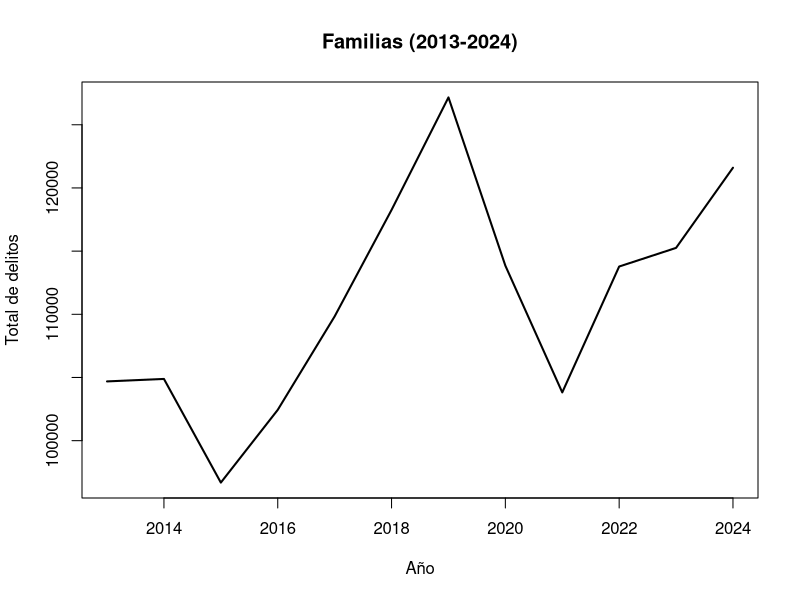
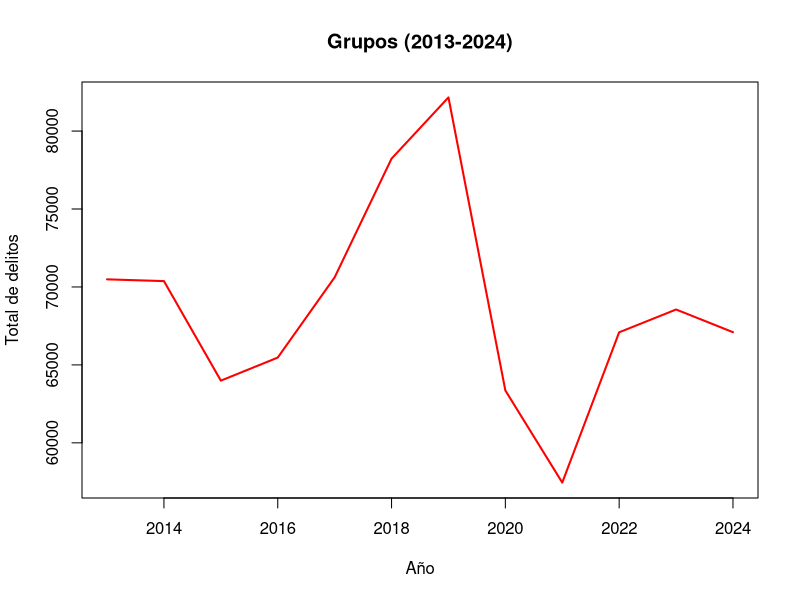
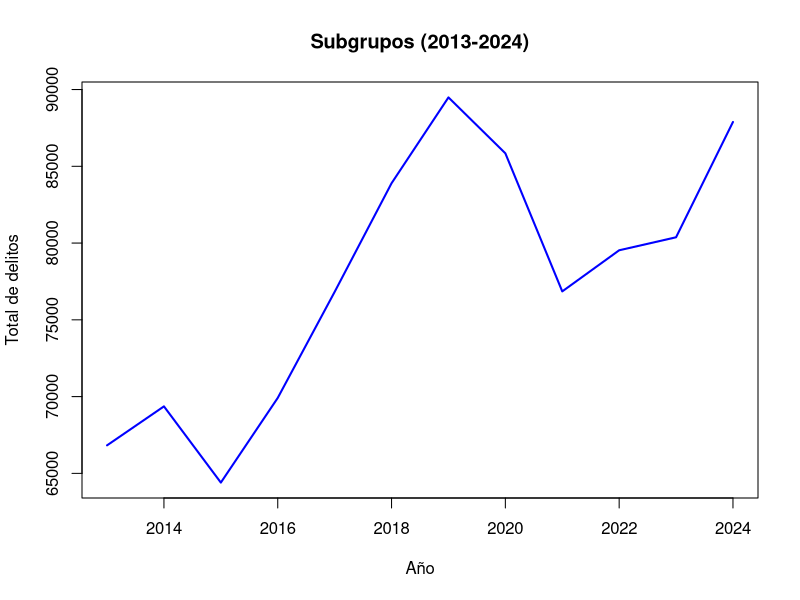
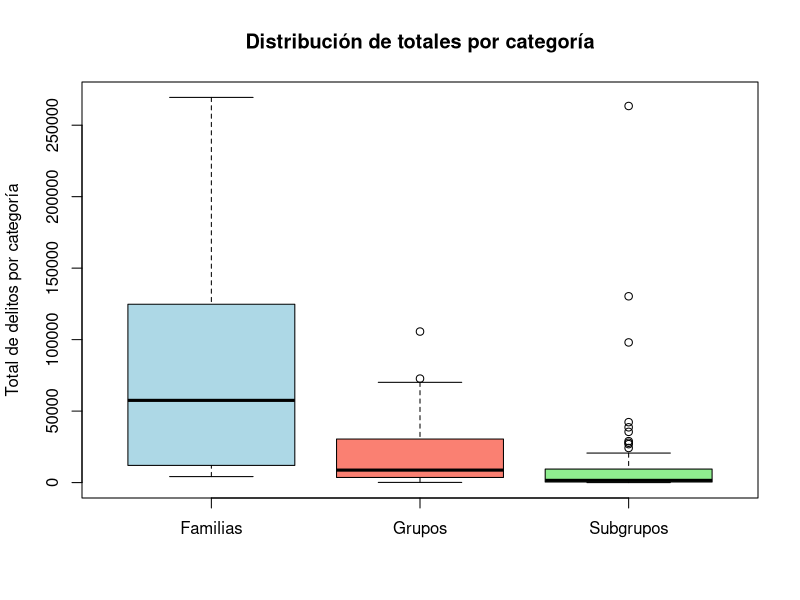
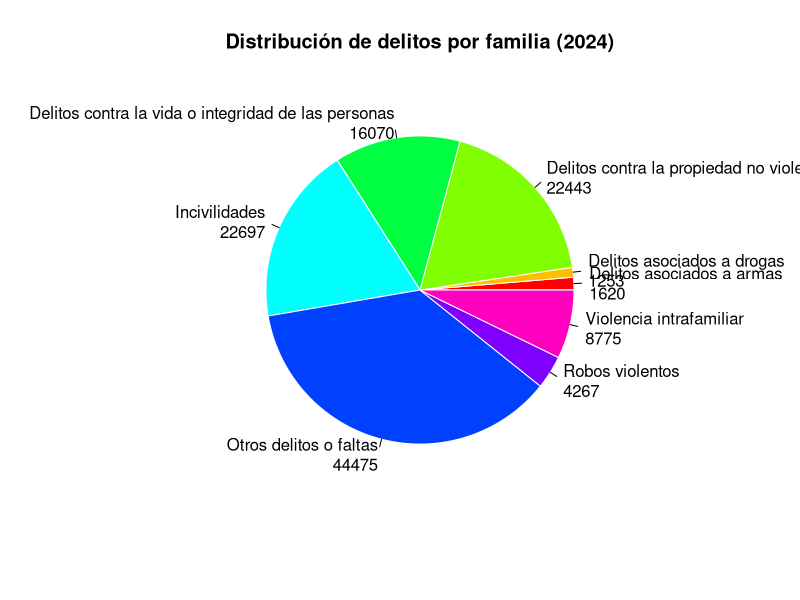
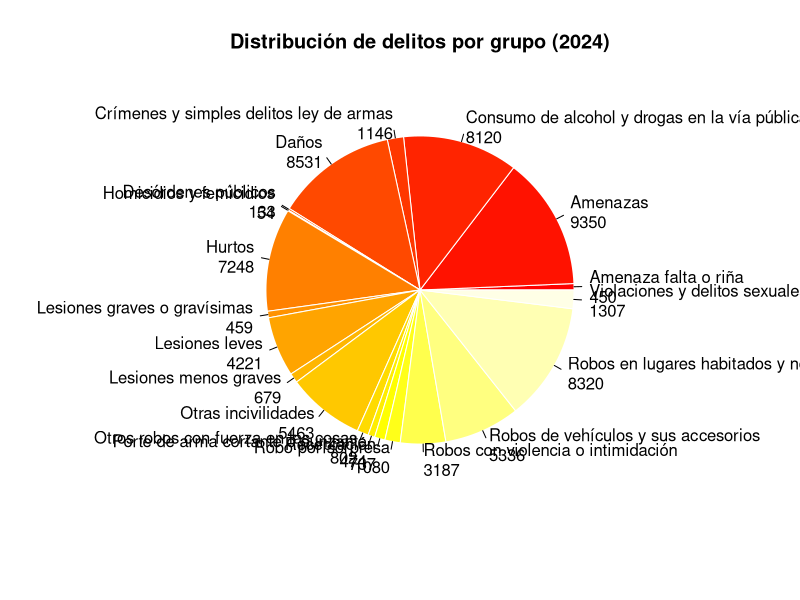
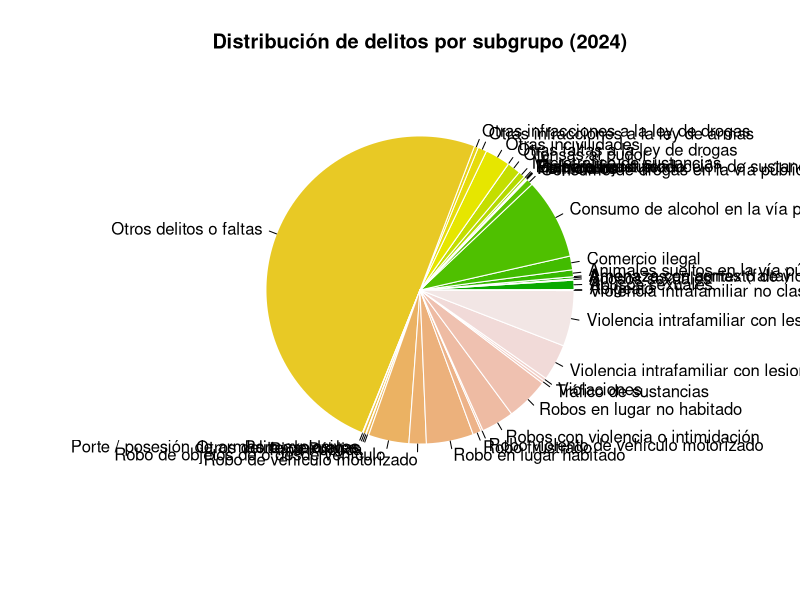

Write the R code that produced these figures, in order. (Note: this script raises an error after producing the figures.)
### TASA DE DELITOS REGISTRADOS REGIONES DE ATACAMA Y COQUIMBO ###

# ==========================================
# PASO 0: Descripción del proyecto
# ==========================================
"
 Este análisis utiliza datos del Centro de Estudios y Análisis del Delito (CEAD)
 para examinar la evolución y distribución de los delitos registrados en las regiones 
 de Atacama y Coquimbo entre los años 2013 y 2024. 
 Se abordan cinco objetivos principales que permiten una lectura crítica del fenómeno delictual.
"
# ==========================================
# PASO 1: Instalar y cargar paquetes
# ==========================================

# 1.1 Instalar paquetes

install.packages("tidyverse")
install.packages("readxl")
install.packages("ggrepel")


# ------------------------------------------

# 1.2 Cargar las librerias 

library(tidyverse)
library(readxl)
library(ggrepel)

# ==========================================
# PASO 2: Definir y verificar directorio de trabajo
# ==========================================

# 2.1 Ver directorio actual

getwd()

# ------------------------------------------

# 2.2 Cambiar directorio de trabajo (ajusta la ruta)

setwd("C:\\Users\\brook\\OneDrive\\tablas_delitos_CEAD")

# ------------------------------------------

# 2.3 Verificar que se cambió

getwd()

# ==========================================
# PASO 3: Leer archivo Excel
# ==========================================

# 3.1 Visualizamos los archivos cargados en el directorio

list.files()

# 3.2 Cargar una hoja específica

delitos_atacama <- read_excel("reportesEstadisticos-porDelito_Atacama.xlsx")

delitos_coquimbo <- read_excel("reportesEstadisticos-porDelito_Coquimbo.xlsx")

# ==========================================
# PASO 4: Visualizar los datos cargados
# ==========================================

# 4.1 Ver primeras filas

head(delitos_atacama)
head(delitos_coquimbo)

# ------------------------------------------

# 4.2 Ver estructura del dataframe

str(delitos_atacama)
str(delitos_coquimbo)

# ------------------------------------------

# 4.3 Ver resumen estadístico básico

summary(delitos_atacama)
summary(delitos_coquimbo)

# ------------------------------------------

# 4.4 Visualizamos tipo tabla en consola

View(delitos_atacama)
View(delitos_coquimbo)

# ==========================================
# PASO 5: Limpiar y normalizar los datos
# ==========================================

# 5.1 Eliminamos metadatos superiores para encabezados

delitos_atacama <- read_excel(     
  "reportesEstadisticos-porDelito_Atacama.xlsx",
  skip = 20
)

delitos_coquimbo <- read_excel(     
  "reportesEstadisticos-porDelito_Coquimbo.xlsx",
  skip = 20
)

# ------------------------------------------

# 5.2 Cambiamos nombre de la primera columna

delitos_atacama <- delitos_atacama %>%
  rename("Tipos_delito" = ...1)

delitos_coquimbo <- delitos_coquimbo %>%
  rename("Tipos_delito" = ...1)

# ------------------------------------------

# 5.3 Elimiar filas innecesarias

delitos_atacama <- delitos_atacama[-1, ]

delitos_coquimbo <- delitos_coquimbo[-1, ]

# ------------------------------------------

# 5.4 Creamos una copia para poder manipular en otra plataforma

write.csv(delitos_atacama, "delitos_atacama.csv", row.names = FALSE)

write.csv(delitos_coquimbo,"delitos_coquimbo.csv", row.names = FALSE)

# ==========================================
# PASO 6: Manipulación de datos
# ==========================================

# 6.1 Agregamos la columna "Región" como variable categórica

delitos_atacama <- delitos_atacama %>% mutate(Region = "Atacama")

delitos_coquimbo <- delitos_coquimbo %>% mutate(Region = "Coquimbo")

# ------------------------------------------

# 6.2 Desplazamos al inicio la variable "Región"

delitos_atacama <- delitos_atacama %>%
  select(Region,Tipos_delito,everything())

delitos_coquimbo <- delitos_coquimbo %>%
  select(Region,Tipos_delito,everything())

# ------------------------------------------

# 6.3 Juntamos ambas tablas

delitos_ambas_regiones <- bind_rows(delitos_atacama, delitos_coquimbo)

# ------------------------------------------

# 6.4 Vista rapida de la nueva tabla

str(delitos_ambas_regiones)

summary(delitos_ambas_regiones)

View(delitos_ambas_regiones)

# ------------------------------------------

# 6.4 Creamos una copia

write.csv(delitos_ambas_regiones,"delitos_ambas_regiones.csv", row.names = FALSE)

# ==========================================
# PASO 7: Manipulación de datos avanzada
# ==========================================

"
En este paso vamos a preparar la información para poder llevar a cabo los 
objetivos del trabajo:

Objetivo 1: Identificar los grupos delictuales más frecuentes por región
Objetivo 2: Analizar la evolución temporal total delictual por región
Objetivo 3: Detectar delitos en aumento sostenido o con repuntes recientes
Objetivo 4: Comparar Atacama vs Coquimbo en delitos de alto impacto social
Objetivo 5: Composición delictual por región (año más reciente)

Para ello vamos a distinguir entre grupos y subgrupos de delitos registrados
"

# 7.1 Distinguimos entre "Familias de delitos","Grupos" y "Subgrupo" de delitos

#7.1.1 Agrupamos jerarquía

delitos_ambas_regiones <- delitos_ambas_regiones %>%
  mutate(
    Ordenado_por = case_when(
      str_detect(Tipos_delito, "^\\s{2,}") ~ "Subgrupo",  # Sangría de más de 2 espacios
      str_detect(Tipos_delito, "^\\s") ~ "Grupo",         # Sangría de 1 espacio
      TRUE ~ "Familia de delitos"
    )
  )

# ------------------------------------------

# 7.1.2 Eliminamos el espacio en los grupos para normalizar los nombres

delitos_ambas_regiones <- delitos_ambas_regiones %>%
  mutate(
    Tipos_delito = str_trim(Tipos_delito, side = "left")  # elimina solo espacios a la izquierda
  )

# ------------------------------------------

# 7.1.3 Desplazamos las columnas categoricas al inicio

delitos_ambas_regiones <- delitos_ambas_regiones %>%
  select(Region,Tipos_delito,Ordenado_por,everything())

# ------------------------------------------

# 7.2 Hacemos tablas resúmenes

# 7.2.1 Tabla solo de Familias

tabla_resumen_familias <- delitos_ambas_regiones %>% filter(Ordenado_por == "Familia de delitos")

# ------------------------------------------

# 7.2.2 Tabla solo de Grupos

tabla_resumen_grupos <- delitos_ambas_regiones %>% filter(Ordenado_por == "Grupo")

# ------------------------------------------

# 7.2.3 Tabla solo de Subgrupos

tabla_resumen_subgrupo <- delitos_ambas_regiones %>% filter(Ordenado_por == "Subgrupo")

# ------------------------------------------

# 7.3 Creamos columnas separadas según la jerarquía

delitos_ambas_regiones <- delitos_ambas_regiones %>%
  mutate(
    Familia_delito   = if_else(Ordenado_por == "Familia de delitos", Tipos_delito, NA_character_),
    Grupo_delito     = if_else(Ordenado_por == "Grupo",   Tipos_delito, NA_character_),
    Subgrupo_delito  = if_else(Ordenado_por == "Subgrupo", Tipos_delito, NA_character_)
  ) %>%
  fill(Familia_delito, Grupo_delito, Subgrupo_delito, .direction = "down")

# ------------------------------------------

# 7.4 Respaldamos las tablas en formato csv.

write.csv(tabla_resumen_familias, "tabla_familias.csv", row.names = FALSE)

write.csv(tabla_resumen_grupos, "tabla_grupos.csv", row.names = FALSE)

write.csv(tabla_resumen_subgrupo, "tabla_subgrupos.csv", row.names = FALSE)

# ------------------------------------------

# Objetivo 1: Identificar los grupos delictuales más frecuentes por región

# Calculamos el total de delitos por grupo y región

resumen_grupos <- tabla_resumen_grupos %>%
  select(Region, Tipos_delito, `2013`:`2024`) %>%
  group_by(Region, Tipos_delito) %>%
  summarise(Total = sum(across(`2013`:`2024`)), .groups = "drop") %>%
  arrange(Region, desc(Total))

# Mostramos los primeros resultados por región

resumen_grupos %>% filter(Region == "Atacama") %>% head(5)
resumen_grupos %>% filter(Region == "Coquimbo") %>% head(5)

# ------------------------------------------

# Objetivo 2: Evolución temporal total delictual por región

# Calculamos totales anuales por región (sumando todas las familias)

totales_anuales <- tabla_resumen_familias %>%
  select(Region, `2013`:`2024`) %>%
  group_by(Region) %>%
  summarise(across(`2013`:`2024`, sum))

# Convertimos a formato largo para graficar



# ------------------------------------------

# Objetivo 3: Delitos en aumento sostenido o con repuntes recientes

# Calcular el cambio porcentual entre 2013 y 2024
tendencia <- tabla_resumen_subgrupo %>%
  select(Region, Tipos_delito, `2013`:`2024`) %>%
  rowwise() %>%
  mutate(
    CambioPorc = case_when(
      `2013` == 0 & `2024` > 0 ~ NA_real_,  # Se etiquetará como "Nuevo delito" luego
      `2013` == 0 & `2024` == 0 ~ 0,
      TRUE ~ (`2024` - `2013`) / `2013` * 100
    )
  ) %>%
  ungroup() %>%
  mutate(
    Tendencia = case_when(
      is.na(CambioPorc) ~ "Nuevo delito",
      CambioPorc > 100 ~ "Aumento fuerte",
      CambioPorc > 50  ~ "Aumento moderado",
      CambioPorc > 0   ~ "Aumento leve",
      CambioPorc == 0  ~ "Sin cambio",
      CambioPorc < 0   ~ "Disminución"
    )
  )

# Filtrar delitos que hayan tenido algún tipo de aumento o que sean nuevos
aumento <- tendencia %>%
  filter(Tendencia %in% c("Nuevo delito", "Aumento leve", "Aumento moderado", "Aumento fuerte"))

# Ver los 10 casos más notorios (ordenado por valor numérico si está disponible)
head(
  aumento %>%
    arrange(desc(CambioPorc)),
  10
)

# ------------------------------------------

# Objetivo 4: Comparar Atacama vs Coquimbo en delitos de alto impacto social

# Definir vector de delitos de alto impacto (según nomenclatura de nuestros datos)

delitos_impacto <- c("Homicidios", "Femicidios", "Violaciones", 
                     "Robos con violencia o intimidación", "Violencia intrafamiliar con lesiones físicas",
                     "Tráfico de sustancias","Porte / posesión de armas o explosivos")

# Filtrar en subgrupos para detalle

sub_impac <- tabla_resumen_subgrupo %>%
  filter(Tipos_delito %in% delitos_impacto)

# Sumar casos recientes (por ejemplo promedio últimos 3 años) por región y delito

resumen_impac <- sub_impac %>%
  select(Region, Tipos_delito, `2022`, `2023`, `2024`) %>%
  rowwise() %>%
  mutate(Promedio = mean(c(`2022`,`2023`,`2024`))) %>%
  ungroup() %>%
  select(Region, Tipos_delito, Promedio)

# ------------------------------------------

# Objetivo 5: Composición delictual por región (año más reciente)

comp_porcentaje <- tabla_resumen_familias %>%
  select(Region, Tipos_delito, `2024`) %>%
  group_by(Region) %>%
  mutate(TotalRegion = sum(`2024`),
         Porcentaje = `2024` / TotalRegion * 100) %>%
  ungroup()

"
Se crearon los diferentes objetos 'resumen_grupos', 'totales', 
'totales_largo', 'tendencia', 'aumento','resumen_impac' que 
corresponden a cada objetivo.Estos objetos serán la base del Paso 8
"
# ==========================================
# PASO 8: Estadisticas exploratorias 
# ==========================================

# 8.1 Estadísticas exploratorias para cada tabla

# 8.1.1 Resumen general

summary(tabla_resumen_familias)

summary(tabla_resumen_grupos)

summary(tabla_resumen_subgrupo)

# ------------------------------------------

# 8.1.2 Conteo de categorías por Grupo_delito

table(tabla_resumen_familias$Tipos_delito, tabla_resumen_familias$Region)

table(tabla_resumen_grupos$Tipos_delito, tabla_resumen_grupos$Region)

table(tabla_resumen_subgrupo$Tipos_delito, tabla_resumen_subgrupo$Region)

# ------------------------------------------

# 8.1.3 Suma total por año

totales_x_anio_familia <- colSums(tabla_resumen_familias[, as.character(2013:2024)], na.rm = TRUE)

totales_x_anio_grupo <- colSums(tabla_resumen_grupos[, as.character(2013:2024)], na.rm = TRUE)

totales_x_anio_subgrupo <-colSums(tabla_resumen_subgrupo[, as.character(2013:2024)], na.rm = TRUE)

# ------------------------------------------

# 8.1.4 Promedio por año

colMeans(tabla_resumen_familias[, as.character(2013:2024)], na.rm = TRUE)

colMeans(tabla_resumen_grupos[, as.character(2013:2024)], na.rm = TRUE)

colMeans(tabla_resumen_subgrupo[, as.character(2013:2024)], na.rm = TRUE)

# ------------------------------------------

# 8.1.5 Suma total por fila

tabla_resumen_familias$total <- rowSums(tabla_resumen_familias[, as.character(2013:2024)], na.rm = TRUE)
summary(tabla_resumen_familias$total)

tabla_resumen_grupos$total <- rowSums(tabla_resumen_grupos[, as.character(2013:2024)], na.rm = TRUE)
summary(tabla_resumen_grupos$total)

tabla_resumen_subgrupo$total <- rowSums(tabla_resumen_subgrupo[, as.character(2013:2024)], na.rm = TRUE)
summary(tabla_resumen_subgrupo$total)

# ------------------------------------------

# 8.2 Gráficos de las estadísticas exploratorias 

# Gráfico 1: Suma total de delitos por año (combinando las tres tablas)

plot(as.numeric(names(totales_x_anio_familia)), 
     totales_x_anio_familia, 
     type = "l", 
     col = "black",
     main = "Familias (2013-2024)",
     xlab = "Año", 
     ylab = "Total de delitos",
     lwd = 2)

plot(as.numeric(names(totales_x_anio_grupo)), 
     totales_x_anio_grupo, 
     type = "l", 
     col = "red",
     main = "Grupos (2013-2024)",
     xlab = "Año", 
     ylab = "Total de delitos",
     lwd = 2)

plot(as.numeric(names(totales_x_anio_subgrupo)), 
     totales_x_anio_subgrupo, 
     type = "l", 
     col = "blue",
     main = "Subgrupos (2013-2024)",
     xlab = "Año", 
     ylab = "Total de delitos",
     lwd = 2)

# ------------------------------------------

# Gráfico 2: Boxplot de la distribución de totales por fila

boxplot(list(Familias = tabla_resumen_familias$total,
             Grupos = tabla_resumen_grupos$total,
             Subgrupos = tabla_resumen_subgrupo$total),
        col = c("lightblue", "salmon", "lightgreen"),
        main = "Distribución de totales por categoría",
        ylab = "Total de delitos por categoría")

# ------------------------------------------

# Gráfico 3: Torta para Familias (2024):
  
datos_familias <- aggregate(tabla_resumen_familias$"2024", 
                            by = list(tabla_resumen_familias$Tipos_delito), 
                            FUN = sum, na.rm = TRUE)

pie(datos_familias$x,
    labels = paste0(datos_familias$Group.1, "\n", datos_familias$x),
    main = "Distribución de delitos por familia (2024)",
    col = rainbow(nrow(datos_familias)),  # Colores distintos
    border = "white")

# ------------------------------------------

# Gráfico 4: Torta para Grupos (2024):

datos_grupos <- aggregate(tabla_resumen_grupos$"2024", 
                          by = list(tabla_resumen_grupos$Tipos_delito), 
                          FUN = sum, na.rm = TRUE)

pie(datos_grupos$x,
    labels = paste0(datos_grupos$Group.1, "\n", datos_grupos$x),
    main = "Distribución de delitos por grupo (2024)",
    col = heat.colors(nrow(datos_grupos)),  # Paleta cálida
    border = "white")
# ------------------------------------------

# Gráfico 5: Torta para Subgrupos (2024):

datos_subgrupos <- aggregate(tabla_resumen_subgrupo$"2024", 
                             by = list(tabla_resumen_subgrupo$Tipos_delito), 
                             FUN = sum, na.rm = TRUE)
pie(datos_subgrupos$x,
    labels = datos_subgrupos$Group.1,
    main = "Distribución de delitos por subgrupo (2024)",
    col = terrain.colors(nrow(datos_subgrupos)),  # Paleta tierra
    border = "white")
legend("topright", 
       legend = paste0(round(datos_subgrupos$x/sum(datos_subgrupos$x)*100, "%"), 
                       fill = terrain.colors(nrow(datos_subgrupos))))

# ==========================================
# PASO 9: Estadisticas avanzadas
# ==========================================

"
Nos vamos a ceñir a los objetivos ya expuestos en el paso 7 y los objetos creados
para tal cometido.
"

# Objetivo 1: Identificar los grupos delictuales más frecuentes por región

# Ranking por región con percentiles

resumen_grupos <- resumen_grupos %>%
  group_by(Region) %>%
  mutate(
    Percentil = ntile(Total, 100),  # Divide en 100 percentiles
    Ranking = rank(-Total)          # Ranking descendente
  ) %>%
  ungroup()

# Mostrar top 10 por región con percentil y ranking

resumen_grupos %>%
  filter(Ranking <= 10) %>%
  arrange(Region, Ranking)

# ------------------------------------------

# Objetivo 2: Analizar la evolución temporal total delictual por región

# Tendencia con regresión lineal simple por región

modelo_atacama <- lm(Total ~ as.numeric(Año), data = filter(totales_largo, Region == "Atacama"))
modelo_coquimbo <- lm(Total ~ as.numeric(Año), data = filter(totales_largo, Region == "Coquimbo"))

summary(modelo_atacama)  # Muestra coeficiente y significancia
summary(modelo_coquimbo)

# Opcional: Graficar líneas de tendencia

plot(Total ~ as.numeric(Año), data = filter(totales_largo, Region == "Atacama"), type = "b", col = "blue")
abline(modelo_atacama, col = "red", lwd = 2)

plot(Total ~ as.numeric(Año), data = filter(totales_largo, Region == "Coquimbo"), type = "b", col = "blue")
abline(modelo_coquimbo, col = "red", lwd = 2)

# ------------------------------------------

# Objetivo 3: Detectar delitos en aumento sostenido o con repuntes recientes

# Clasificar en grupos con K-means (opcional) o con reglas

tabla_tendencias <- tendencia %>%  # Usamos tendencia para etiquetar
  group_by(Tendencia) %>%
  summarise(Casos = n()) %>%
  arrange(desc(Casos))

# También podemos contar por región:

table(tendencia$Region, tendencia$Tendencia)

# O podemos sacar top 5 delitos crecientes por región:

aumento %>%
  group_by(Region) %>%
  slice_max(order_by = CambioPorc, n = 5)

# ------------------------------------------

# Objetivo 4: Comparar Atacama vs Coquimbo en delitos de alto impacto

# Diferencia absoluta y relativa entre regiones

comparacion_impacto <- resumen_impac %>%
  pivot_wider(names_from = Region, values_from = Promedio) %>%
  mutate(
    Diferencia = Coquimbo - Atacama,
    Relativo = round((Coquimbo - Atacama) / Atacama * 100, 2)
  )

# También podemos ordenar por diferencia

comparacion_impacto %>% arrange(desc(abs(Diferencia)))

# ------------------------------------------

# Objetivo 5: Composición delictual por región (último año)
  
# Medida de concentración: índice de Herfindahl

herfindahl <- comp_porcentaje %>%
  group_by(Region) %>%
  summarise(Indice_Herfindahl = sum((Porcentaje / 100)^2)) %>%
  ungroup()

# ==========================================
# PASO 10: Visualización
# ==========================================

# Gráfico 1: líneas comparativo

# Creamos un data frame para el gráfico directamente desde las tres tablas

df_lineas <- data.frame(
  Año = as.integer(colnames(tabla_resumen_familias)[colnames(tabla_resumen_familias) %in% as.character(2013:2024)]),
  Familias = colSums(tabla_resumen_familias[, as.character(2013:2024)]),
  Grupos = colSums(tabla_resumen_grupos[, as.character(2013:2024)]),
  Subgrupos = colSums(tabla_resumen_subgrupo[, as.character(2013:2024)])
)

# Gráfico

ggplot(df_lineas, aes(x = Año)) +
  geom_line(aes(y = Familias, color = "Familias"), size = 1.2) +
  geom_line(aes(y = Grupos, color = "Grupos"), size = 1.2) +
  geom_line(aes(y = Subgrupos, color = "Subgrupos"), size = 1.2) +
  scale_x_continuous(breaks = seq(2013, 2024, 1)) +
  labs(
    title = "Evolución total de delitos por nivel de agregación",
    x = "Año",
    y = "Total de delitos",
    color = "Nivel"
  ) +
  theme_minimal() +
  theme(
    legend.position = "bottom"
  )

# ------------------------------------------

# Gráfico 2: barras de promedios

# Creamos un data frame con los promedios

df_promedios <- data.frame(
  Año = as.integer(colnames(tabla_resumen_familias)[colnames(tabla_resumen_familias) %in% as.character(2013:2024)]),
  Familias = colMeans(tabla_resumen_familias[, as.character(2013:2024)]),
  Grupos = colMeans(tabla_resumen_grupos[, as.character(2013:2024)]),
  Subgrupos = colMeans(tabla_resumen_subgrupo[, as.character(2013:2024)])
)

# Gráfico

ggplot(df_promedios, aes(x = factor(Año))) +
  geom_bar(aes(y = Familias, fill = "Familias"), stat = "identity", position = "dodge") +
  geom_bar(aes(y = Grupos, fill = "Grupos"), stat = "identity", position = "dodge") +
  geom_bar(aes(y = Subgrupos, fill = "Subgrupos"), stat = "identity", position = "dodge") +
  labs(
    title = "Promedio de delitos por año y nivel de agregación",
    x = "Año",
    y = "Promedio de delitos",
    fill = "Nivel"
  ) +
  theme_minimal() +
  theme(
    axis.text.x = element_text(angle = 45, hjust = 1),
    legend.position = "bottom"
  )

# ------------------------------------------

# Gráfico 3:  líneas con tendencia (regresión lineal)

# Usamos el mismo df_lineas creado antes

ggplot(df_lineas, aes(x = Año)) +
  geom_line(aes(y = Familias, color = "Familias"), size = 1.2) +
  geom_line(aes(y = Grupos, color = "Grupos"), size = 1.2) +
  geom_line(aes(y = Subgrupos, color = "Subgrupos"), size = 1.2) +
  geom_smooth(aes(y = Familias, color = "Familias"), method = "lm", se = FALSE, linetype = "dashed") +
  geom_smooth(aes(y = Grupos, color = "Grupos"), method = "lm", se = FALSE, linetype = "dashed") +
  geom_smooth(aes(y = Subgrupos, color = "Subgrupos"), method = "lm", se = FALSE, linetype = "dashed") +
  scale_x_continuous(breaks = seq(2013, 2024, 1)) +
  labs(
    title = "Tendencia temporal del total de delitos (con regresión lineal)",
    x = "Año",
    y = "Total de delitos",
    color = "Nivel"
  ) +
  theme_minimal() +
  theme(legend.position = "bottom")

# ------------------------------------------

#  Gráfico 4: Heatmap de delitos por región y año (nivel de grupo o subgrupo)

# Tomamos los datos de grupos

heatmap_data <- tabla_resumen_grupos %>%
  pivot_longer(cols = `2013`:`2024`, names_to = "Año", values_to = "Total") %>%
  mutate(Año = as.integer(Año))

# Graficamos

ggplot(heatmap_data, aes(x = Año, y = reorder(Tipos_delito, -Total), fill = Total)) +
  geom_tile(color = "white") +
  scale_fill_viridis_c(option = "C") +
  facet_wrap(~Region) +
  scale_x_continuous(breaks = seq(2013, 2024, 1)) +
  labs(
    title = "Matriz de intensidad delictual por grupo y año",
    x = "Año",
    y = "Grupo de delito",
    fill = "Total"
  ) +
  theme_minimal() +
  theme(axis.text.y = element_text(size = 6))

# ------------------------------------------

# Gráfico 5: Barras horizontales - Top 10 delitos con mayor aumento porcentual (Objetivo 3)

aumento_top <- aumento %>%
  filter(!is.na(CambioPorc)) %>%
  group_by(Region) %>%
  slice_max(order_by = CambioPorc, n = 5) %>%
  ungroup()

ggplot(aumento_top, aes(x = reorder(Tipos_delito, CambioPorc), y = CambioPorc, fill = Region)) +
  geom_col() +
  coord_flip() +
  facet_wrap(~Region, scales = "free_y") +
  labs(
    title = "Top 5 delitos con mayor aumento porcentual (2013-2024)",
    x = "Tipo de delito",
    y = "% de aumento",
    fill = "Región"
  ) +
  theme_minimal()

# ------------------------------------------

# Gráfico 6: Gráfico de barras apiladas - Composición delictual regional (2024)

comp_grafico <- comp_porcentaje %>%
  filter(!is.na(`2024`)) %>%
  mutate(Familia = Tipos_delito)

ggplot(comp_grafico, aes(x = Region, y = Porcentaje, fill = Familia)) +
  geom_bar(stat = "identity") +
  labs(
    title = "Composición delictual por región (2024)",
    x = "Región",
    y = "Porcentaje",
    fill = "Familia de delito"
  ) +
  theme_minimal() +
  theme(legend.position = "bottom")

# ==========================================
# PASO 11: Conclusiones
# ==========================================

" 
Conclusiones generales del análisis:

 1. La región de Coquimbo presenta una tendencia al alza en el total de delitos reportados
    entre 2013 y 2024, mientras que Atacama muestra una tendencia levemente decreciente.

 2. Los delitos más frecuentes en ambas regiones corresponden a hurtos, robos en viviendas,
    daños y consumo de alcohol/drogas en la vía pública.

 3. Se detecta un aumento reciente en delitos como homicidios, microtráfico, y violencia intrafamiliar.

 4. Coquimbo supera a Atacama en la mayoría de los delitos de alto impacto social.

 5. La concentración delictual es alta, con pocos tipos de delitos acumulando la mayor parte de los casos.

 Estas observaciones permiten sentar bases para futuros análisis con foco comunal o temático.
"

# ==========================================
# FIN
# ==========================================

